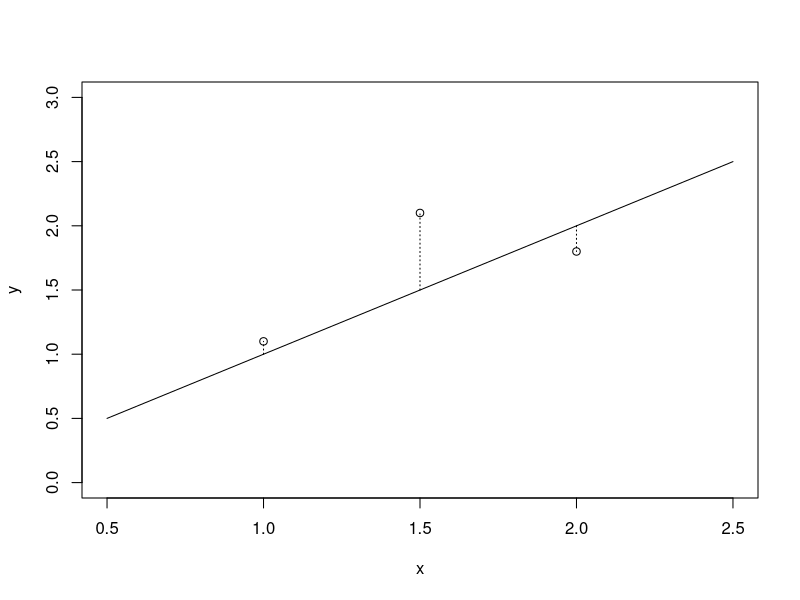

This figure's R source:
## ---- chunk 1
plot(c(1,1.5,2),c(1.1,2.1,1.8), xlab = 'x', ylab = 'y', main = '', xlim = c(0.5,2.5), ylim = c(0,3))
lines(c(0.5,2.5),c(0.5,2.5))
lines(c(1,1), c(1,1.1), lty = 3)
lines(c(1.5,1.5), c(1.5,2.1), lty = 3)
lines(c(2,2), c(2,1.8), lty = 3)
